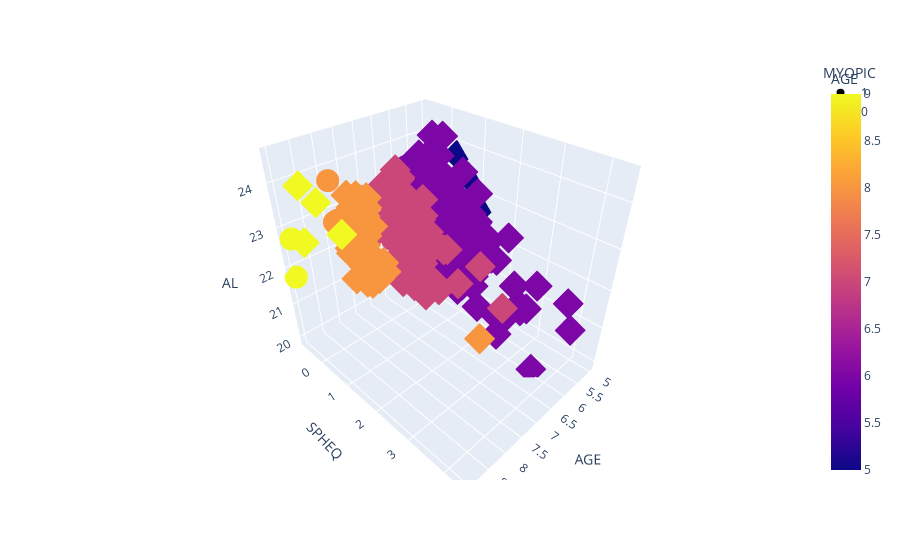

The notebook cell saved with this chart:
### Code cell
# 3D tSNE
df2 = df.copy()
df2["MYOPIC"] = y
fig = px.scatter_3d(df2, x='AGE', y='SPHEQ', z='AL', color='AGE', symbol='MYOPIC')
fig.show()

### Figure 1 — Plotly figure (JSON) as saved in the notebook; plotly's stock layout.template omitted (floating-point values rounded to 4 significant figures; data arrays with more than 128 entries replaced by an {"elided": "..."} marker saying what was removed)
{"data": [{"hovertemplate": "MYOPIC=1<br>AGE=%{marker.color}<br>SPHEQ=%{y}<br>AL=%{z}<extra></extra>", "legendgroup": "1", "marker": {"color": [6, 6, 6, 6, 6, 6, 6, 6, 6, 6, 6, 8, 6, 6, 7, 6, 6, 6, 6, 7, 5, 6, 8, 8, 6, 6, 6, 6, 6, 6, 7, 6, 7, 6, 6, 6, 7, 9, 6, 8, 6, 6, 6, 6, 6, 6, 6, 5, 6, 6, 7, 6, 8, 6, 6, 6, 6, 5, 6, 6, 5, 6, 9, 6, 6, 6, 8, 8, 6, 7, 6, 7, 6, 7, 6, 6, 6, 6, 6, 8, 6], "coloraxis": "coloraxis", "symbol": "circle"}, "mode": "markers", "name": "1", "scene": "scene", "showlegend": true, "type": "scatter3d", "x": [6, 6, 6, 6, 6, 6, 6, 6, 6, 6, 6, 8, 6, 6, 7, 6, 6, 6, 6, 7, 5, 6, 8, 8, 6, 6, 6, 6, 6, 6, 7, 6, 7, 6, 6, 6, 7, 9, 6, 8, 6, 6, 6, 6, 6, 6, 6, 5, 6, 6, 7, 6, 8, 6, 6, 6, 6, 5, 6, 6, 5, 6, 9, 6, 6, 6, 8, 8, 6, 7, 6, 7, 6, 7, 6, 6, 6, 6, 6, 8, 6], "y": [-0.052, 0.525, 0.49, 0.67, -0.072, 0.507, 0.259, 0.016, -0.491, 0.665, -0.215, -0.467, 0.404, 0.434, -0.6, 0.627, 0.236, 0.321, 0.234, 0.164, -0.008, 0.284, 0.042, 0.461, 0.183, 0.045, -0.147, 0.554, 0.695, 0.485, -0.524, -0.339, 0.722, -0.207, 0.204, 0.665, 0.261, -0.571, -0.084, 0.207, 0.559, 0.178, 0.647, 0.37, 0.592, 1.315, -0.342, 0.72, 0.668, -0.059, 0.491, 0.038, -0.502, -0.231, 0.316, 0.063, 0.165, 0.54, 0.212, -0.173, -0.129, 0.503, -0.699, 0.477, 0.277, 0.826, -0.339, 0.269, 0.103, -0.078, 0.083, 0.248, 0.357, 0.214, 0.677, 0.246, 0.834, -0.404, 0.002, -0.149, 0.678], "z": [21.89, 22.2, 23.09, 22.57, 22.48, 22.62, 22.54, 23.68, 23.43, 23.24, 23.01, 22.84, 21.84, 22.55, 22.74, 22.93, 22.05, 22.45, 21.5, 23.28, 21.38, 23.27, 22.55, 23.24, 22.53, 23.57, 22.6, 22.72, 23.54, 22.88, 22.06, 22.26, 21.88, 21.82, 23.86, 23.32, 23.32, 22.81, 23.33, 23.27, 22.61, 22.42, 22.62, 21.72, 22.74, 22.34, 23.55, 22.09, 22.11, 21.86, 22.25, 21.87, 23.8, 23.31, 22.66, 22.17, 22.9, 22.61, 21.79, 22.07, 22.94, 22.66, 21.78, 21.41, 22.75, 21.63, 22.94, 23.11, 22.01, 23.26, 21.87, 22.39, 22.34, 22.27, 21.81, 22.56, 21.64, 22.04, 22.27, 22.88, 22.4]}, {"hovertemplate": "MYOPIC=0<br>AGE=%{marker.color}<br>SPHEQ=%{y}<br>AL=%{z}<extra></extra>", "legendgroup": "0", "marker": {"color": {"elided": "537 int values"}, "coloraxis": "coloraxis", "symbol": "diamond"}, "mode": "markers", "name": "0", "scene": "scene", "showlegend": true, "type": "scatter3d", "x": {"elided": "537 int values"}, "y": {"elided": "537 float values"}, "z": {"elided": "537 float values"}}], "layout": {"coloraxis": {"colorbar": {"title": {"text": "AGE"}}, "colorscale": [[0, "#0d0887"], [0.1111, "#46039f"], [0.2222, "#7201a8"], [0.3333, "#9c179e"], [0.4444, "#bd3786"], [0.5556, "#d8576b"], [0.6667, "#ed7953"], [0.7778, "#fb9f3a"], [0.8889, "#fdca26"], [1, "#f0f921"]]}, "legend": {"title": {"text": "MYOPIC"}, "tracegroupgap": 0}, "margin": {"t": 60}, "scene": {"domain": {"x": [0, 1], "y": [0, 1]}, "xaxis": {"title": {"text": "AGE"}}, "yaxis": {"title": {"text": "SPHEQ"}}, "zaxis": {"title": {"text": "AL"}}}}}
